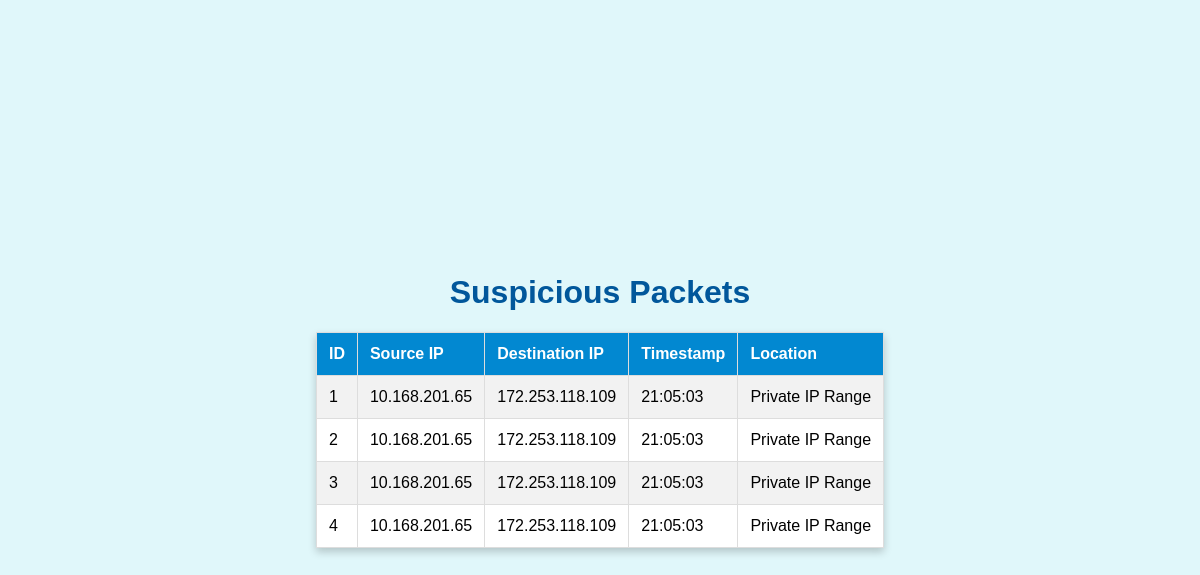
Before: / with the older database file.
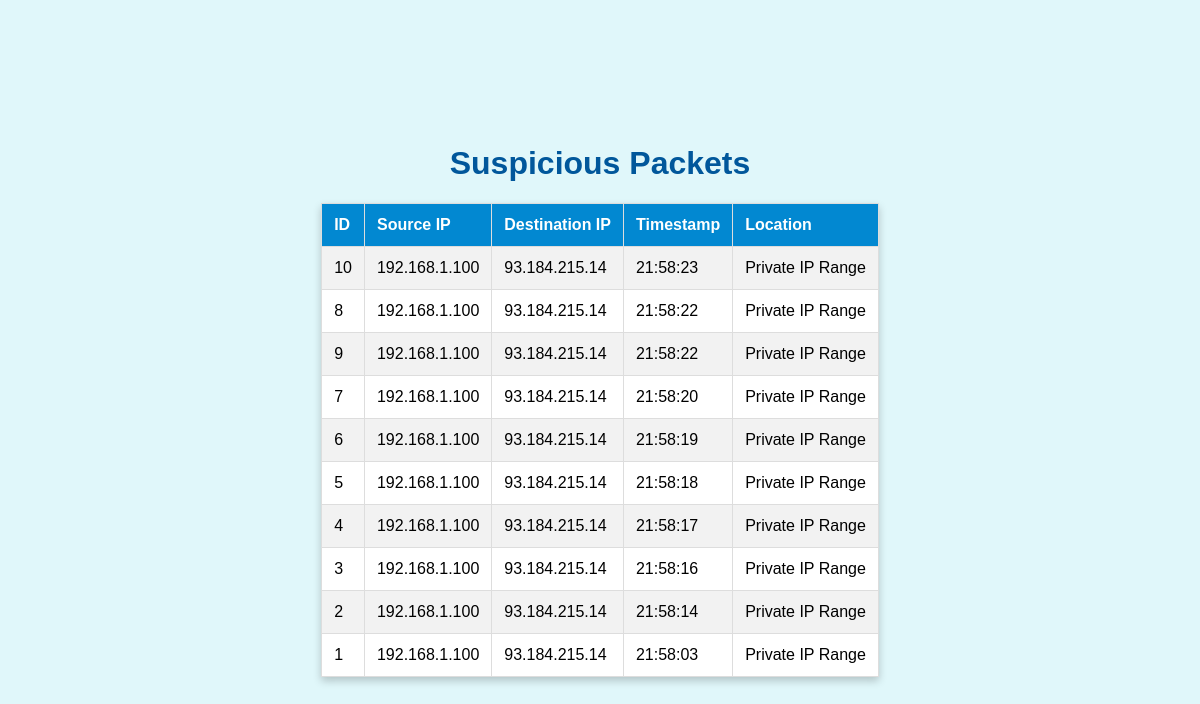
After: the same page with the newer database file.
### tables this page shows
CREATE TABLE suspicious_packets (
            id INTEGER PRIMARY KEY AUTOINCREMENT,
            src_ip TEXT,
            dest_ip TEXT,
            timestamp DATETIME
        );

### web_dashboard.py (the view)
@app.route('/')
def index():
    packets = get_packets()
    return render_template('index.html', packets=packets)

### geo_ip.py (called while the page is built)
def is_private_ip(ip):
    return ipaddress.ip_address(ip).is_private

### web_dashboard.py (called while the page is built)
def get_packets():
    conn = sqlite3.connect('network_monitor.db')
    c = conn.cursor()
    c.execute('SELECT * FROM suspicious_packets ORDER BY timestamp DESC')
    packets = c.fetchall()
    conn.close()
    packets_with_location = []
    for packet in packets:
        src_ip = packet[1]
        if is_private_ip(src_ip):
            location = "Private IP Range"
        else:
            geo_info = get_geo_location(src_ip)
            city = geo_info.get('city', 'N/A')
            country = geo_info.get('country', 'N/A')
            location = f"{city}, {country}"
        packets_with_location.append((*packet, location))
    print("Fetched packets:", packets_with_location)
    return packets_with_location

### templates/index.html (shortened to what this page needs)
<!doctype html>
<html>
<head>
</head>
<body>
    <div class="content">
        <h1>Suspicious Packets</h1>
        <table>
            <tr>
                <th>ID</th>
                <th>Source IP</th>
                <th>Destination IP</th>
                <th>Timestamp</th>
                <th>Location</th>
            </tr>
            {% for packet in packets %}
            <tr>
                <td>{{ packet[0] }}</td>
                <td>{{ packet[1] }}</td>
                <td>{{ packet[2] }}</td>
                <td>{{ packet[3] }}</td>
                <td>{{ packet[4] }}</td>
            </tr>
            {% endfor %}
        </table>
    </div>
</body>
</html>

### templates/index.html (style rules this page uses)
body { display: flex; justify-content: center; align-items: center; height: 100vh; margin: 0; background-color: #e0f7fa; font-family: Arial, sans-serif; }
.content { text-align: center; max-width: 800px; margin: auto; }
h1 { color: #01579b; font-size: 2em; }
table { width: 100%; border-collapse: collapse; background-color: #ffffff; box-shadow: 0 4px 8px rgba(0, 0, 0, 0.2); }
th, td { padding: 12px; text-align: left; border: 1px solid #ddd; }
th { background-color: #0288d1; color: white; }
tr:nth-child(even) { background-color: #f2f2f2; }

Changed rows visible on the page:
added suspicious_packets: id "10", src_ip "192.168.1.100", dest_ip "93.184.215.14", timestamp "21:58:23", packet "Private IP Range"
added suspicious_packets: id "8", src_ip "192.168.1.100", dest_ip "93.184.215.14", timestamp "21:58:22", packet "Private IP Range"
added suspicious_packets: id "9", src_ip "192.168.1.100", dest_ip "93.184.215.14", timestamp "21:58:22", packet "Private IP Range"
added suspicious_packets: id "7", src_ip "192.168.1.100", dest_ip "93.184.215.14", timestamp "21:58:20", packet "Private IP Range"
added suspicious_packets: id "6", src_ip "192.168.1.100", dest_ip "93.184.215.14", timestamp "21:58:19", packet "Private IP Range"
added suspicious_packets: id "5", src_ip "192.168.1.100", dest_ip "93.184.215.14", timestamp "21:58:18", packet "Private IP Range"
changed suspicious_packets id 4: src_ip "10.168.201.65" → "192.168.1.100"; dest_ip "172.253.118.109" → "93.184.215.14"; timestamp "21:05:03" → "21:58:17"; moves up the list
changed suspicious_packets id 3: src_ip "10.168.201.65" → "192.168.1.100"; dest_ip "172.253.118.109" → "93.184.215.14"; timestamp "21:05:03" → "21:58:16"; moves up the list
changed suspicious_packets id 2: src_ip "10.168.201.65" → "192.168.1.100"; dest_ip "172.253.118.109" → "93.184.215.14"; timestamp "21:05:03" → "21:58:14"; moves down the list
changed suspicious_packets id 1: src_ip "10.168.201.65" → "192.168.1.100"; dest_ip "172.253.118.109" → "93.184.215.14"; timestamp "21:05:03" → "21:58:03"
